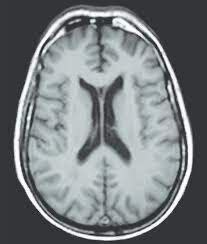
%> input picture brain.jpg, 207 x 244 px
$ octave Homework3.m   (GNU Octave 9; MATLAB toolbox functions it lacks are replaced by stand-ins)
%> lines starting %> are read from the running program, lines starting %| are printed output that depends on the picture
% Read the input image
image = imread('brain.jpg');  % Replace with your image file
%> image is the input picture: size 244x207x3 uint8; mean R, G, B 120.6, 125.5, 128.6
image = rgb2gray(image);      % Convert to grayscale if it's RGB
%> image: size 244x207 uint8

% Define the Laplacian convolution kernel
kernel = [0 -1 0; -1 4 -1; 0 -1 0];

% Convert image to double for precision
image_double = double(image);

% Apply convolution using the Laplacian kernel
result = conv2(image_double, kernel, 'same');
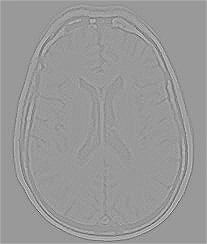
%> result: size 244x207 double; min -521, max 346, mean 1; drawn with min black and max white

% Display the original and convolved images
figure;
subplot(1, 2, 1);
imshow(image);
title('Original Image');

subplot(1, 2, 2);
imshow(result, []);
title('Laplacian Convolved Image');

% Optional: Calculate and display the SNR for analysis
noise = result - image_double;
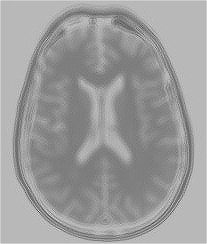
%> noise: size 244x207 double; min -526, max 129, mean -123.4; drawn with min black and max white
signal_power = sum(image_double(:).^2) / numel(image_double);
%> signal_power = 19660.7
noise_power = sum(noise(:).^2) / numel(noise);
%> noise_power = 19245.9
snr_db = 10 * log10(signal_power / noise_power);
%> snr_db = 0.0926
fprintf('Signal-to-Noise Ratio (SNR): %.2f dB\n', snr_db);
%| Signal-to-Noise Ratio (SNR): 0.09 dB
